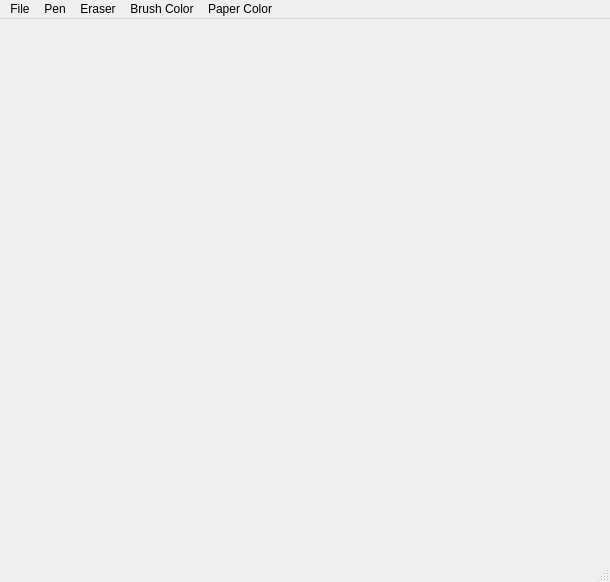
<?xml version="1.0" encoding="UTF-8"?>
<ui version="4.0">
 <class>MainWindow</class>
 <widget class="QMainWindow" name="MainWindow">
  <property name="geometry">
   <rect>
    <x>0</x>
    <y>0</y>
    <width>610</width>
    <height>582</height>
   </rect>
  </property>
  <property name="mouseTracking">
   <bool>false</bool>
  </property>
  <property name="tabletTracking">
   <bool>false</bool>
  </property>
  <property name="windowTitle">
   <string>MainWindow</string>
  </property>
  <property name="autoFillBackground">
   <bool>false</bool>
  </property>
  <widget class="QWidget" name="centralwidget"/>
  <widget class="QStatusBar" name="statusbar"/>
  <widget class="QMenuBar" name="menubar">
   <property name="geometry">
    <rect>
     <x>0</x>
     <y>0</y>
     <width>610</width>
     <height>26</height>
    </rect>
   </property>
   <widget class="QMenu" name="menuFile">
    <property name="title">
     <string>File</string>
    </property>
    <addaction name="actionClose"/>
    <addaction name="actionSave"/>
   </widget>
   <widget class="QMenu" name="menuBrush_Size">
    <property name="title">
     <string>Pen</string>
    </property>
    <addaction name="action3px"/>
    <addaction name="action5px"/>
    <addaction name="action7px"/>
    <addaction name="action9px"/>
   </widget>
   <widget class="QMenu" name="menuBrush_Color">
    <property name="title">
     <string>Brush Color</string>
    </property>
    <addaction name="actionOpen_Pallete"/>
   </widget>
   <widget class="QMenu" name="menuPaper_Color">
    <property name="title">
     <string>Paper Color</string>
    </property>
    <addaction name="actionBlack"/>
    <addaction name="actionGray"/>
    <addaction name="actionRed"/>
    <addaction name="actionYellow"/>
    <addaction name="actionBlue"/>
    <addaction name="actionGreen"/>
    <addaction name="actionWhite"/>
   </widget>
   <widget class="QMenu" name="menuInstruments">
    <property name="title">
     <string>Eraser</string>
    </property>
    <addaction name="action3px_2"/>
    <addaction name="action5px_2"/>
    <addaction name="action7px_2"/>
    <addaction name="action9px_2"/>
    <addaction name="action11px"/>
    <addaction name="action15px"/>
   </widget>
   <addaction name="menuFile"/>
   <addaction name="menuBrush_Size"/>
   <addaction name="menuInstruments"/>
   <addaction name="menuBrush_Color"/>
   <addaction name="menuPaper_Color"/>
  </widget>
  <action name="actionClose">
   <property name="text">
    <string>Clear</string>
   </property>
  </action>
  <action name="actionSave">
   <property name="text">
    <string>Save</string>
   </property>
  </action>
  <action name="actionUndo_Typing">
   <property name="text">
    <string>Undo Typing</string>
   </property>
  </action>
  <action name="actionRedo">
   <property name="text">
    <string>Redo</string>
   </property>
  </action>
  <action name="action3px">
   <property name="text">
    <string>3px</string>
   </property>
  </action>
  <action name="action5px">
   <property name="text">
    <string>5px</string>
   </property>
  </action>
  <action name="action7px">
   <property name="text">
    <string>7px</string>
   </property>
  </action>
  <action name="action9px">
   <property name="text">
    <string>9px</string>
   </property>
  </action>
  <action name="actionBlack">
   <property name="text">
    <string>Black</string>
   </property>
  </action>
  <action name="actionRed">
   <property name="text">
    <string>Red</string>
   </property>
  </action>
  <action name="actionYellow">
   <property name="text">
    <string>Yellow</string>
   </property>
  </action>
  <action name="actionBlue">
   <property name="text">
    <string>Blue</string>
   </property>
  </action>
  <action name="actionGreen">
   <property name="text">
    <string>Green</string>
   </property>
  </action>
  <action name="actionGray">
   <property name="text">
    <string>Gray</string>
   </property>
  </action>
  <action name="actionOpen_Pallete">
   <property name="text">
    <string>Open Pallete</string>
   </property>
  </action>
  <action name="action3px_2">
   <property name="text">
    <string>3px</string>
   </property>
  </action>
  <action name="action5px_2">
   <property name="text">
    <string>5px</string>
   </property>
  </action>
  <action name="action7px_2">
   <property name="text">
    <string>7px</string>
   </property>
  </action>
  <action name="action9px_2">
   <property name="text">
    <string>9px</string>
   </property>
  </action>
  <action name="action11px">
   <property name="text">
    <string>11px</string>
   </property>
  </action>
  <action name="action15px">
   <property name="text">
    <string>15px</string>
   </property>
  </action>
  <action name="actionPlay_Go">
   <property name="text">
    <string>Play_Go</string>
   </property>
  </action>
  <action name="actionRectengle">
   <property name="text">
    <string>
Rectangle</string>
   </property>
  </action>
  <action name="actionCircle">
   <property name="text">
    <string>Circle</string>
   </property>
  </action>
  <action name="actionSquare">
   <property name="text">
    <string>Square</string>
   </property>
  </action>
  <action name="actionVertical_line">
   <property name="text">
    <string>Vertical Line</string>
   </property>
  </action>
  <action name="actionHorizontal_Line">
   <property name="text">
    <string>Horizontal Line</string>
   </property>
  </action>
  <action name="actionopen">
   <property name="text">
    <string>open</string>
   </property>
  </action>
  <action name="actionWhite">
   <property name="text">
    <string>White</string>
   </property>
  </action>
 </widget>
 <resources/>
 <connections/>
</ui>
